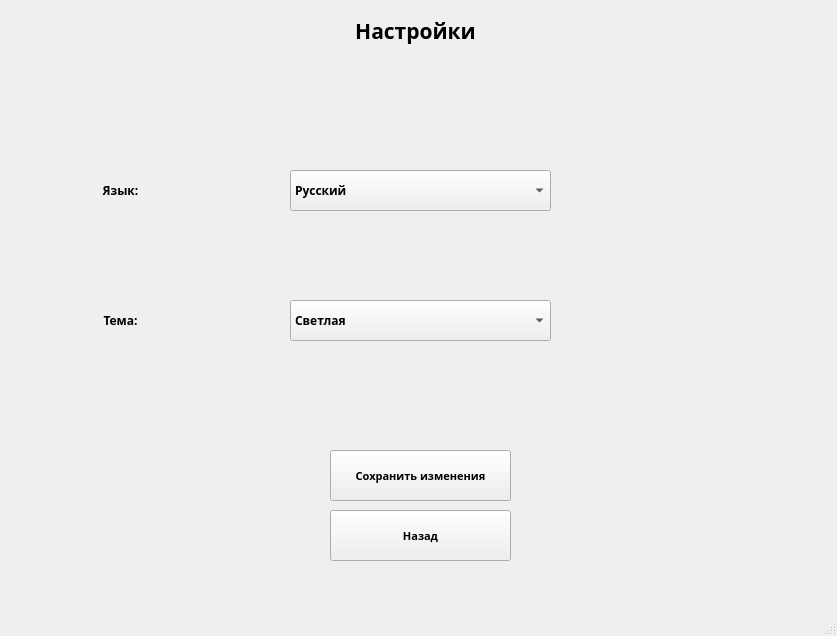
<?xml version="1.0" encoding="UTF-8"?>
<ui version="4.0">
 <class>MainWindow</class>
 <widget class="QMainWindow" name="MainWindow">
  <property name="geometry">
   <rect>
    <x>0</x>
    <y>0</y>
    <width>837</width>
    <height>636</height>
   </rect>
  </property>
  <property name="font">
   <font>
    <family>Rockwell Extra Bold</family>
    <pointsize>9</pointsize>
    <weight>75</weight>
    <bold>true</bold>
   </font>
  </property>
  <property name="windowTitle">
   <string>MainWindow</string>
  </property>
  <widget class="QWidget" name="centralwidget">
   <widget class="QLabel" name="heading_label">
    <property name="geometry">
     <rect>
      <x>0</x>
      <y>0</y>
      <width>831</width>
      <height>61</height>
     </rect>
    </property>
    <property name="font">
     <font>
      <family>Rockwell Extra Bold</family>
      <pointsize>16</pointsize>
      <weight>75</weight>
      <bold>true</bold>
     </font>
    </property>
    <property name="text">
     <string>Настройки</string>
    </property>
    <property name="alignment">
     <set>Qt::AlignCenter</set>
    </property>
   </widget>
   <widget class="QLabel" name="language_label">
    <property name="geometry">
     <rect>
      <x>40</x>
      <y>170</y>
      <width>161</width>
      <height>41</height>
     </rect>
    </property>
    <property name="font">
     <font>
      <family>Rockwell Extra Bold</family>
      <pointsize>9</pointsize>
      <weight>75</weight>
      <bold>true</bold>
     </font>
    </property>
    <property name="text">
     <string>Язык:</string>
    </property>
    <property name="alignment">
     <set>Qt::AlignCenter</set>
    </property>
   </widget>
   <widget class="QComboBox" name="language_choose">
    <property name="geometry">
     <rect>
      <x>290</x>
      <y>170</y>
      <width>261</width>
      <height>41</height>
     </rect>
    </property>
    <item>
     <property name="text">
      <string>Русский</string>
     </property>
    </item>
    <item>
     <property name="text">
      <string>English</string>
     </property>
    </item>
   </widget>
   <widget class="QComboBox" name="theme_choose">
    <property name="geometry">
     <rect>
      <x>290</x>
      <y>300</y>
      <width>261</width>
      <height>41</height>
     </rect>
    </property>
    <property name="font">
     <font>
      <family>Rockwell Extra Bold</family>
      <pointsize>9</pointsize>
      <weight>75</weight>
      <bold>true</bold>
     </font>
    </property>
    <item>
     <property name="text">
      <string>Светлая</string>
     </property>
    </item>
    <item>
     <property name="text">
      <string>Темная</string>
     </property>
    </item>
   </widget>
   <widget class="QLabel" name="theme_label">
    <property name="geometry">
     <rect>
      <x>40</x>
      <y>300</y>
      <width>161</width>
      <height>41</height>
     </rect>
    </property>
    <property name="font">
     <font>
      <family>Rockwell Extra Bold</family>
      <pointsize>9</pointsize>
      <weight>75</weight>
      <bold>true</bold>
     </font>
    </property>
    <property name="text">
     <string>Тема:</string>
    </property>
    <property name="alignment">
     <set>Qt::AlignCenter</set>
    </property>
   </widget>
   <widget class="QPushButton" name="save_changes_button">
    <property name="geometry">
     <rect>
      <x>330</x>
      <y>450</y>
      <width>181</width>
      <height>51</height>
     </rect>
    </property>
    <property name="font">
     <font>
      <family>Rockwell Extra Bold</family>
      <pointsize>8</pointsize>
      <weight>75</weight>
      <bold>true</bold>
     </font>
    </property>
    <property name="text">
     <string>Сохранить изменения</string>
    </property>
   </widget>
   <widget class="QPushButton" name="return_button">
    <property name="geometry">
     <rect>
      <x>330</x>
      <y>510</y>
      <width>181</width>
      <height>51</height>
     </rect>
    </property>
    <property name="font">
     <font>
      <family>Rockwell Extra Bold</family>
      <pointsize>8</pointsize>
      <weight>75</weight>
      <bold>true</bold>
     </font>
    </property>
    <property name="text">
     <string>Назад</string>
    </property>
   </widget>
  </widget>
  <widget class="QMenuBar" name="menubar">
   <property name="geometry">
    <rect>
     <x>0</x>
     <y>0</y>
     <width>837</width>
     <height>23</height>
    </rect>
   </property>
  </widget>
  <widget class="QStatusBar" name="statusbar"/>
 </widget>
 <resources/>
 <connections/>
</ui>
